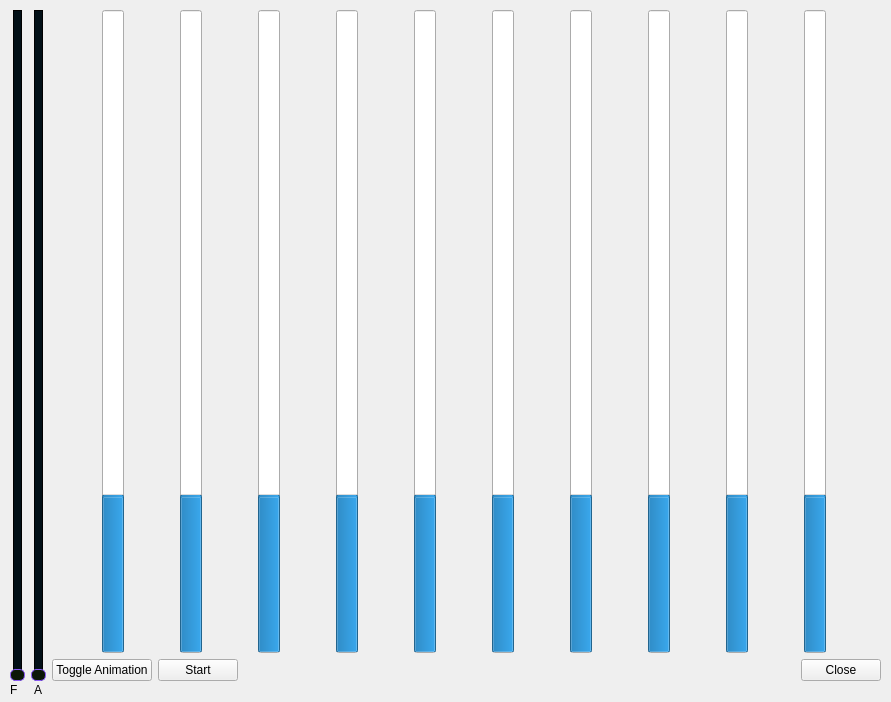
<?xml version="1.0" encoding="UTF-8"?>
<ui version="4.0">
 <class>Sinus</class>
 <widget class="QWidget" name="Sinus">
  <property name="geometry">
   <rect>
    <x>0</x>
    <y>0</y>
    <width>891</width>
    <height>702</height>
   </rect>
  </property>
  <property name="windowTitle">
   <string>IDI-Lab</string>
  </property>
  <widget class="QWidget" name="layoutWidget">
   <property name="geometry">
    <rect>
     <x>10</x>
     <y>10</y>
     <width>871</width>
     <height>671</height>
    </rect>
   </property>
   <layout class="QHBoxLayout" name="horizontalLayout_23">
    <item>
     <layout class="QHBoxLayout" name="horizontalLayout_21">
      <item>
       <widget class="QSlider" name="verticalSlider">
        <property name="styleSheet">
         <string notr="true">QSlider::groove:vertical {
    background: #021017;
    BORDER-radius: 5px;
    position: absolute;
    left: 10px;
    right: 10px;
}
QSlider::handle:vertical {
    height: 10px;
    background: #0b1707;
    border: 1px solid #895af4;
    margin: 0px -10px;
    /* expand outside the groove */

    border-radius: 5px;
}
QSlider::add-page:vertical {
    BORDER-radius: 5px;
    border: 1px solid rgb(0,0,0);
    background-color: #895af4;
}
QSlider::sub-page:vertical {
    background: #021017;
    BORDER-radius: 5px;
    border: 1px solid rgb(0,0,0);
    margin: 0px 1px 0px 1px;
}
QSlider::handle:vertical:hover {
    background-color: #895af4;
}</string>
        </property>
        <property name="orientation">
         <enum>Qt::Vertical</enum>
        </property>
       </widget>
      </item>
      <item>
       <widget class="QSlider" name="verticalSlider_2">
        <property name="styleSheet">
         <string notr="true">QSlider::groove:vertical {
    background: #021017;
    BORDER-radius: 5px;
    position: absolute;
    left: 10px;
    right: 10px;
}
QSlider::handle:vertical {
    height: 10px;
    background: #0b1707;
    border: 1px solid #895af4;
    margin: 0px -10px;
    /* expand outside the groove */

    border-radius: 5px;
}
QSlider::add-page:vertical {
    BORDER-radius: 5px;
    border: 1px solid rgb(0,0,0);
    background-color: #895af4;
}
QSlider::sub-page:vertical {
    background: #021017;
    BORDER-radius: 5px;
    border: 1px solid rgb(0,0,0);
    margin: 0px 1px 0px 1px;
}
QSlider::handle:vertical:hover {
    background-color: #895af4;
}</string>
        </property>
        <property name="orientation">
         <enum>Qt::Vertical</enum>
        </property>
       </widget>
      </item>
     </layout>
    </item>
    <item>
     <layout class="QVBoxLayout" name="verticalLayout">
      <item>
       <layout class="QHBoxLayout" name="horizontalLayout_20">
        <item>
         <widget class="MyQProgressBar" name="progressBar_8">
          <property name="styleSheet">
           <string notr="true">qProgressBar{background-color:#895af4}</string>
          </property>
          <property name="value">
           <number>24</number>
          </property>
          <property name="textVisible">
           <bool>false</bool>
          </property>
          <property name="orientation">
           <enum>Qt::Vertical</enum>
          </property>
         </widget>
        </item>
        <item>
         <widget class="MyQProgressBar" name="progressBar">
          <property name="styleSheet">
           <string notr="true">qProgressBar{background-color:#895af4}</string>
          </property>
          <property name="value">
           <number>24</number>
          </property>
          <property name="textVisible">
           <bool>false</bool>
          </property>
          <property name="orientation">
           <enum>Qt::Vertical</enum>
          </property>
         </widget>
        </item>
        <item>
         <widget class="MyQProgressBar" name="progressBar_3">
          <property name="styleSheet">
           <string notr="true">qProgressBar{background-color:#895af4}</string>
          </property>
          <property name="value">
           <number>24</number>
          </property>
          <property name="textVisible">
           <bool>false</bool>
          </property>
          <property name="orientation">
           <enum>Qt::Vertical</enum>
          </property>
         </widget>
        </item>
        <item>
         <widget class="MyQProgressBar" name="progressBar_2">
          <property name="styleSheet">
           <string notr="true">qProgressBar{background-color:#895af4}</string>
          </property>
          <property name="value">
           <number>24</number>
          </property>
          <property name="textVisible">
           <bool>false</bool>
          </property>
          <property name="orientation">
           <enum>Qt::Vertical</enum>
          </property>
         </widget>
        </item>
        <item>
         <widget class="MyQProgressBar" name="progressBar_10">
          <property name="styleSheet">
           <string notr="true">qProgressBar{background-color:#895af4}</string>
          </property>
          <property name="value">
           <number>24</number>
          </property>
          <property name="textVisible">
           <bool>false</bool>
          </property>
          <property name="orientation">
           <enum>Qt::Vertical</enum>
          </property>
         </widget>
        </item>
        <item>
         <widget class="MyQProgressBar" name="progressBar_9">
          <property name="styleSheet">
           <string notr="true">qProgressBar{background-color:#895af4}</string>
          </property>
          <property name="value">
           <number>24</number>
          </property>
          <property name="textVisible">
           <bool>false</bool>
          </property>
          <property name="orientation">
           <enum>Qt::Vertical</enum>
          </property>
         </widget>
        </item>
        <item>
         <widget class="MyQProgressBar" name="progressBar_5">
          <property name="styleSheet">
           <string notr="true">qProgressBar{background-color:#895af4}</string>
          </property>
          <property name="value">
           <number>24</number>
          </property>
          <property name="textVisible">
           <bool>false</bool>
          </property>
          <property name="orientation">
           <enum>Qt::Vertical</enum>
          </property>
         </widget>
        </item>
        <item>
         <widget class="MyQProgressBar" name="progressBar_6">
          <property name="styleSheet">
           <string notr="true">qProgressBar{background-color:#895af4}</string>
          </property>
          <property name="value">
           <number>24</number>
          </property>
          <property name="textVisible">
           <bool>false</bool>
          </property>
          <property name="orientation">
           <enum>Qt::Vertical</enum>
          </property>
         </widget>
        </item>
        <item>
         <widget class="MyQProgressBar" name="progressBar_7">
          <property name="styleSheet">
           <string notr="true">qProgressBar{background-color:#895af4}</string>
          </property>
          <property name="value">
           <number>24</number>
          </property>
          <property name="textVisible">
           <bool>false</bool>
          </property>
          <property name="orientation">
           <enum>Qt::Vertical</enum>
          </property>
         </widget>
        </item>
        <item>
         <widget class="MyQProgressBar" name="progressBar_4">
          <property name="styleSheet">
           <string notr="true">qProgressBar{background-color:#895af4}</string>
          </property>
          <property name="value">
           <number>24</number>
          </property>
          <property name="textVisible">
           <bool>false</bool>
          </property>
          <property name="orientation">
           <enum>Qt::Vertical</enum>
          </property>
         </widget>
        </item>
       </layout>
      </item>
      <item>
       <layout class="QHBoxLayout" name="horizontalLayout_22">
        <item>
         <widget class="QPushButton" name="pushButton_2">
          <property name="text">
           <string>Toggle Animation</string>
          </property>
          <property name="shortcut">
           <string>Alt+T</string>
          </property>
         </widget>
        </item>
        <item>
         <widget class="QPushButton" name="pushButton">
          <property name="text">
           <string>Start</string>
          </property>
          <property name="shortcut">
           <string>Alt+I</string>
          </property>
         </widget>
        </item>
        <item>
         <spacer name="horizontalSpacer">
          <property name="orientation">
           <enum>Qt::Horizontal</enum>
          </property>
          <property name="sizeHint" stdset="0">
           <size>
            <width>575</width>
            <height>22</height>
           </size>
          </property>
         </spacer>
        </item>
        <item>
         <widget class="QPushButton" name="pushButton_3">
          <property name="text">
           <string>Close</string>
          </property>
          <property name="shortcut">
           <string>Alt+S</string>
          </property>
         </widget>
        </item>
       </layout>
      </item>
     </layout>
    </item>
   </layout>
  </widget>
  <widget class="QWidget" name="layoutWidget">
   <property name="geometry">
    <rect>
     <x>10</x>
     <y>680</y>
     <width>41</width>
     <height>19</height>
    </rect>
   </property>
   <layout class="QHBoxLayout" name="horizontalLayout">
    <item>
     <widget class="QLabel" name="label">
      <property name="text">
       <string>F</string>
      </property>
     </widget>
    </item>
    <item>
     <widget class="QLabel" name="label_2">
      <property name="text">
       <string>A</string>
      </property>
     </widget>
    </item>
   </layout>
  </widget>
 </widget>
 <customwidgets>
  <customwidget>
   <class>MyQProgressBar</class>
   <extends>QProgressBar</extends>
   <header>MyQprogressBar.h</header>
   <slots>
    <signal>initialize(int)</signal>
    <signal>reset(int)</signal>
    <slot>start()</slot>
    <slot>initialized(int)</slot>
    <slot>canviaFase(int)</slot>
    <slot>canviaAmplitud(int)</slot>
    <slot>toggleAnimation()</slot>
   </slots>
  </customwidget>
 </customwidgets>
 <resources/>
 <connections>
  <connection>
   <sender>progressBar_8</sender>
   <signal>reset(int)</signal>
   <receiver>verticalSlider_2</receiver>
   <slot>setValue(int)</slot>
   <hints>
    <hint type="sourcelabel">
     <x>119</x>
     <y>328</y>
    </hint>
    <hint type="destinationlabel">
     <x>40</x>
     <y>345</y>
    </hint>
   </hints>
  </connection>
  <connection>
   <sender>progressBar_8</sender>
   <signal>reset(int)</signal>
   <receiver>verticalSlider</receiver>
   <slot>setValue(int)</slot>
   <hints>
    <hint type="sourcelabel">
     <x>119</x>
     <y>328</y>
    </hint>
    <hint type="destinationlabel">
     <x>26</x>
     <y>227</y>
    </hint>
   </hints>
  </connection>
  <connection>
   <sender>progressBar_8</sender>
   <signal>initialize(int)</signal>
   <receiver>progressBar</receiver>
   <slot>initialized(int)</slot>
   <hints>
    <hint type="sourcelabel">
     <x>112</x>
     <y>601</y>
    </hint>
    <hint type="destinationlabel">
     <x>202</x>
     <y>604</y>
    </hint>
   </hints>
  </connection>
  <connection>
   <sender>progressBar</sender>
   <signal>initialize(int)</signal>
   <receiver>progressBar_3</receiver>
   <slot>initialized(int)</slot>
   <hints>
    <hint type="sourcelabel">
     <x>206</x>
     <y>552</y>
    </hint>
    <hint type="destinationlabel">
     <x>284</x>
     <y>555</y>
    </hint>
   </hints>
  </connection>
  <connection>
   <sender>progressBar_3</sender>
   <signal>initialize(int)</signal>
   <receiver>progressBar_2</receiver>
   <slot>initialized(int)</slot>
   <hints>
    <hint type="sourcelabel">
     <x>282</x>
     <y>609</y>
    </hint>
    <hint type="destinationlabel">
     <x>351</x>
     <y>605</y>
    </hint>
   </hints>
  </connection>
  <connection>
   <sender>progressBar_2</sender>
   <signal>initialize(int)</signal>
   <receiver>progressBar_10</receiver>
   <slot>initialized(int)</slot>
   <hints>
    <hint type="sourcelabel">
     <x>362</x>
     <y>566</y>
    </hint>
    <hint type="destinationlabel">
     <x>440</x>
     <y>574</y>
    </hint>
   </hints>
  </connection>
  <connection>
   <sender>progressBar_10</sender>
   <signal>initialize(int)</signal>
   <receiver>progressBar_9</receiver>
   <slot>initialized(int)</slot>
   <hints>
    <hint type="sourcelabel">
     <x>440</x>
     <y>608</y>
    </hint>
    <hint type="destinationlabel">
     <x>518</x>
     <y>606</y>
    </hint>
   </hints>
  </connection>
  <connection>
   <sender>progressBar_9</sender>
   <signal>initialize(int)</signal>
   <receiver>progressBar_5</receiver>
   <slot>initialized(int)</slot>
   <hints>
    <hint type="sourcelabel">
     <x>518</x>
     <y>549</y>
    </hint>
    <hint type="destinationlabel">
     <x>596</x>
     <y>549</y>
    </hint>
   </hints>
  </connection>
  <connection>
   <sender>progressBar_5</sender>
   <signal>initialize(int)</signal>
   <receiver>progressBar_6</receiver>
   <slot>initialized(int)</slot>
   <hints>
    <hint type="sourcelabel">
     <x>596</x>
     <y>599</y>
    </hint>
    <hint type="destinationlabel">
     <x>674</x>
     <y>596</y>
    </hint>
   </hints>
  </connection>
  <connection>
   <sender>progressBar_6</sender>
   <signal>initialize(int)</signal>
   <receiver>progressBar_7</receiver>
   <slot>initialized(int)</slot>
   <hints>
    <hint type="sourcelabel">
     <x>674</x>
     <y>567</y>
    </hint>
    <hint type="destinationlabel">
     <x>752</x>
     <y>565</y>
    </hint>
   </hints>
  </connection>
  <connection>
   <sender>progressBar_7</sender>
   <signal>initialize(int)</signal>
   <receiver>progressBar_4</receiver>
   <slot>initialized(int)</slot>
   <hints>
    <hint type="sourcelabel">
     <x>752</x>
     <y>614</y>
    </hint>
    <hint type="destinationlabel">
     <x>830</x>
     <y>613</y>
    </hint>
   </hints>
  </connection>
  <connection>
   <sender>verticalSlider</sender>
   <signal>valueChanged(int)</signal>
   <receiver>progressBar_8</receiver>
   <slot>canviaFase(int)</slot>
   <hints>
    <hint type="sourcelabel">
     <x>21</x>
     <y>14</y>
    </hint>
    <hint type="destinationlabel">
     <x>118</x>
     <y>14</y>
    </hint>
   </hints>
  </connection>
  <connection>
   <sender>verticalSlider</sender>
   <signal>valueChanged(int)</signal>
   <receiver>progressBar_7</receiver>
   <slot>canviaFase(int)</slot>
   <hints>
    <hint type="sourcelabel">
     <x>26</x>
     <y>227</y>
    </hint>
    <hint type="destinationlabel">
     <x>752</x>
     <y>331</y>
    </hint>
   </hints>
  </connection>
  <connection>
   <sender>verticalSlider</sender>
   <signal>valueChanged(int)</signal>
   <receiver>progressBar</receiver>
   <slot>canviaFase(int)</slot>
   <hints>
    <hint type="sourcelabel">
     <x>19</x>
     <y>74</y>
    </hint>
    <hint type="destinationlabel">
     <x>189</x>
     <y>33</y>
    </hint>
   </hints>
  </connection>
  <connection>
   <sender>verticalSlider</sender>
   <signal>valueChanged(int)</signal>
   <receiver>progressBar_3</receiver>
   <slot>canviaFase(int)</slot>
   <hints>
    <hint type="sourcelabel">
     <x>26</x>
     <y>227</y>
    </hint>
    <hint type="destinationlabel">
     <x>281</x>
     <y>328</y>
    </hint>
   </hints>
  </connection>
  <connection>
   <sender>verticalSlider</sender>
   <signal>valueChanged(int)</signal>
   <receiver>progressBar_4</receiver>
   <slot>canviaFase(int)</slot>
   <hints>
    <hint type="sourcelabel">
     <x>26</x>
     <y>227</y>
    </hint>
    <hint type="destinationlabel">
     <x>830</x>
     <y>331</y>
    </hint>
   </hints>
  </connection>
  <connection>
   <sender>verticalSlider_2</sender>
   <signal>valueChanged(int)</signal>
   <receiver>progressBar_8</receiver>
   <slot>canviaAmplitud(int)</slot>
   <hints>
    <hint type="sourcelabel">
     <x>43</x>
     <y>255</y>
    </hint>
    <hint type="destinationlabel">
     <x>114</x>
     <y>286</y>
    </hint>
   </hints>
  </connection>
  <connection>
   <sender>verticalSlider_2</sender>
   <signal>valueChanged(int)</signal>
   <receiver>progressBar</receiver>
   <slot>canviaAmplitud(int)</slot>
   <hints>
    <hint type="sourcelabel">
     <x>37</x>
     <y>266</y>
    </hint>
    <hint type="destinationlabel">
     <x>201</x>
     <y>261</y>
    </hint>
   </hints>
  </connection>
  <connection>
   <sender>verticalSlider</sender>
   <signal>valueChanged(int)</signal>
   <receiver>progressBar_5</receiver>
   <slot>canviaFase(int)</slot>
   <hints>
    <hint type="sourcelabel">
     <x>26</x>
     <y>227</y>
    </hint>
    <hint type="destinationlabel">
     <x>596</x>
     <y>331</y>
    </hint>
   </hints>
  </connection>
  <connection>
   <sender>verticalSlider</sender>
   <signal>valueChanged(int)</signal>
   <receiver>progressBar_2</receiver>
   <slot>canviaFase(int)</slot>
   <hints>
    <hint type="sourcelabel">
     <x>26</x>
     <y>227</y>
    </hint>
    <hint type="destinationlabel">
     <x>362</x>
     <y>328</y>
    </hint>
   </hints>
  </connection>
  <connection>
   <sender>verticalSlider</sender>
   <signal>valueChanged(int)</signal>
   <receiver>progressBar_6</receiver>
   <slot>canviaFase(int)</slot>
   <hints>
    <hint type="sourcelabel">
     <x>26</x>
     <y>227</y>
    </hint>
    <hint type="destinationlabel">
     <x>674</x>
     <y>331</y>
    </hint>
   </hints>
  </connection>
  <connection>
   <sender>verticalSlider</sender>
   <signal>valueChanged(int)</signal>
   <receiver>progressBar_9</receiver>
   <slot>canviaFase(int)</slot>
   <hints>
    <hint type="sourcelabel">
     <x>26</x>
     <y>227</y>
    </hint>
    <hint type="destinationlabel">
     <x>518</x>
     <y>331</y>
    </hint>
   </hints>
  </connection>
  <connection>
   <sender>verticalSlider</sender>
   <signal>valueChanged(int)</signal>
   <receiver>progressBar_10</receiver>
   <slot>canviaFase(int)</slot>
   <hints>
    <hint type="sourcelabel">
     <x>26</x>
     <y>227</y>
    </hint>
    <hint type="destinationlabel">
     <x>440</x>
     <y>331</y>
    </hint>
   </hints>
  </connection>
  <connection>
   <sender>verticalSlider_2</sender>
   <signal>valueChanged(int)</signal>
   <receiver>progressBar_3</receiver>
   <slot>canviaAmplitud(int)</slot>
   <hints>
    <hint type="sourcelabel">
     <x>40</x>
     <y>234</y>
    </hint>
    <hint type="destinationlabel">
     <x>274</x>
     <y>248</y>
    </hint>
   </hints>
  </connection>
  <connection>
   <sender>verticalSlider_2</sender>
   <signal>valueChanged(int)</signal>
   <receiver>progressBar_2</receiver>
   <slot>canviaAmplitud(int)</slot>
   <hints>
    <hint type="sourcelabel">
     <x>43</x>
     <y>213</y>
    </hint>
    <hint type="destinationlabel">
     <x>360</x>
     <y>229</y>
    </hint>
   </hints>
  </connection>
  <connection>
   <sender>verticalSlider_2</sender>
   <signal>valueChanged(int)</signal>
   <receiver>progressBar_10</receiver>
   <slot>canviaAmplitud(int)</slot>
   <hints>
    <hint type="sourcelabel">
     <x>39</x>
     <y>210</y>
    </hint>
    <hint type="destinationlabel">
     <x>436</x>
     <y>216</y>
    </hint>
   </hints>
  </connection>
  <connection>
   <sender>verticalSlider_2</sender>
   <signal>valueChanged(int)</signal>
   <receiver>progressBar_9</receiver>
   <slot>canviaAmplitud(int)</slot>
   <hints>
    <hint type="sourcelabel">
     <x>45</x>
     <y>185</y>
    </hint>
    <hint type="destinationlabel">
     <x>518</x>
     <y>205</y>
    </hint>
   </hints>
  </connection>
  <connection>
   <sender>verticalSlider_2</sender>
   <signal>valueChanged(int)</signal>
   <receiver>progressBar_5</receiver>
   <slot>canviaAmplitud(int)</slot>
   <hints>
    <hint type="sourcelabel">
     <x>44</x>
     <y>175</y>
    </hint>
    <hint type="destinationlabel">
     <x>596</x>
     <y>189</y>
    </hint>
   </hints>
  </connection>
  <connection>
   <sender>verticalSlider_2</sender>
   <signal>valueChanged(int)</signal>
   <receiver>progressBar_6</receiver>
   <slot>canviaAmplitud(int)</slot>
   <hints>
    <hint type="sourcelabel">
     <x>44</x>
     <y>160</y>
    </hint>
    <hint type="destinationlabel">
     <x>674</x>
     <y>171</y>
    </hint>
   </hints>
  </connection>
  <connection>
   <sender>verticalSlider_2</sender>
   <signal>valueChanged(int)</signal>
   <receiver>progressBar_7</receiver>
   <slot>canviaAmplitud(int)</slot>
   <hints>
    <hint type="sourcelabel">
     <x>43</x>
     <y>147</y>
    </hint>
    <hint type="destinationlabel">
     <x>752</x>
     <y>155</y>
    </hint>
   </hints>
  </connection>
  <connection>
   <sender>verticalSlider_2</sender>
   <signal>valueChanged(int)</signal>
   <receiver>progressBar_4</receiver>
   <slot>canviaAmplitud(int)</slot>
   <hints>
    <hint type="sourcelabel">
     <x>36</x>
     <y>122</y>
    </hint>
    <hint type="destinationlabel">
     <x>830</x>
     <y>136</y>
    </hint>
   </hints>
  </connection>
  <connection>
   <sender>pushButton_2</sender>
   <signal>clicked()</signal>
   <receiver>progressBar_10</receiver>
   <slot>toggleAnimation()</slot>
   <hints>
    <hint type="sourcelabel">
     <x>72</x>
     <y>674</y>
    </hint>
    <hint type="destinationlabel">
     <x>440</x>
     <y>473</y>
    </hint>
   </hints>
  </connection>
  <connection>
   <sender>pushButton_2</sender>
   <signal>clicked()</signal>
   <receiver>progressBar_4</receiver>
   <slot>toggleAnimation()</slot>
   <hints>
    <hint type="sourcelabel">
     <x>75</x>
     <y>667</y>
    </hint>
    <hint type="destinationlabel">
     <x>830</x>
     <y>628</y>
    </hint>
   </hints>
  </connection>
  <connection>
   <sender>pushButton_2</sender>
   <signal>clicked()</signal>
   <receiver>progressBar_5</receiver>
   <slot>toggleAnimation()</slot>
   <hints>
    <hint type="sourcelabel">
     <x>111</x>
     <y>677</y>
    </hint>
    <hint type="destinationlabel">
     <x>596</x>
     <y>644</y>
    </hint>
   </hints>
  </connection>
  <connection>
   <sender>pushButton_2</sender>
   <signal>clicked()</signal>
   <receiver>progressBar_6</receiver>
   <slot>toggleAnimation()</slot>
   <hints>
    <hint type="sourcelabel">
     <x>73</x>
     <y>667</y>
    </hint>
    <hint type="destinationlabel">
     <x>674</x>
     <y>644</y>
    </hint>
   </hints>
  </connection>
  <connection>
   <sender>pushButton_2</sender>
   <signal>clicked()</signal>
   <receiver>progressBar</receiver>
   <slot>toggleAnimation()</slot>
   <hints>
    <hint type="sourcelabel">
     <x>150</x>
     <y>670</y>
    </hint>
    <hint type="destinationlabel">
     <x>190</x>
     <y>524</y>
    </hint>
   </hints>
  </connection>
  <connection>
   <sender>pushButton_2</sender>
   <signal>clicked()</signal>
   <receiver>progressBar_3</receiver>
   <slot>toggleAnimation()</slot>
   <hints>
    <hint type="sourcelabel">
     <x>124</x>
     <y>667</y>
    </hint>
    <hint type="destinationlabel">
     <x>284</x>
     <y>644</y>
    </hint>
   </hints>
  </connection>
  <connection>
   <sender>pushButton_2</sender>
   <signal>clicked()</signal>
   <receiver>progressBar_8</receiver>
   <slot>toggleAnimation()</slot>
   <hints>
    <hint type="sourcelabel">
     <x>95</x>
     <y>671</y>
    </hint>
    <hint type="destinationlabel">
     <x>114</x>
     <y>579</y>
    </hint>
   </hints>
  </connection>
  <connection>
   <sender>pushButton_2</sender>
   <signal>clicked()</signal>
   <receiver>progressBar_2</receiver>
   <slot>toggleAnimation()</slot>
   <hints>
    <hint type="sourcelabel">
     <x>163</x>
     <y>677</y>
    </hint>
    <hint type="destinationlabel">
     <x>362</x>
     <y>644</y>
    </hint>
   </hints>
  </connection>
  <connection>
   <sender>pushButton_2</sender>
   <signal>clicked()</signal>
   <receiver>progressBar_9</receiver>
   <slot>toggleAnimation()</slot>
   <hints>
    <hint type="sourcelabel">
     <x>121</x>
     <y>677</y>
    </hint>
    <hint type="destinationlabel">
     <x>518</x>
     <y>640</y>
    </hint>
   </hints>
  </connection>
  <connection>
   <sender>pushButton_3</sender>
   <signal>clicked()</signal>
   <receiver>Sinus</receiver>
   <slot>close()</slot>
   <hints>
    <hint type="sourcelabel">
     <x>877</x>
     <y>677</y>
    </hint>
    <hint type="destinationlabel">
     <x>462</x>
     <y>347</y>
    </hint>
   </hints>
  </connection>
  <connection>
   <sender>pushButton_2</sender>
   <signal>clicked()</signal>
   <receiver>progressBar_7</receiver>
   <slot>toggleAnimation()</slot>
   <hints>
    <hint type="sourcelabel">
     <x>120</x>
     <y>677</y>
    </hint>
    <hint type="destinationlabel">
     <x>752</x>
     <y>644</y>
    </hint>
   </hints>
  </connection>
  <connection>
   <sender>pushButton</sender>
   <signal>clicked()</signal>
   <receiver>progressBar_8</receiver>
   <slot>start()</slot>
   <hints>
    <hint type="sourcelabel">
     <x>249</x>
     <y>677</y>
    </hint>
    <hint type="destinationlabel">
     <x>128</x>
     <y>644</y>
    </hint>
   </hints>
  </connection>
 </connections>
</ui>
